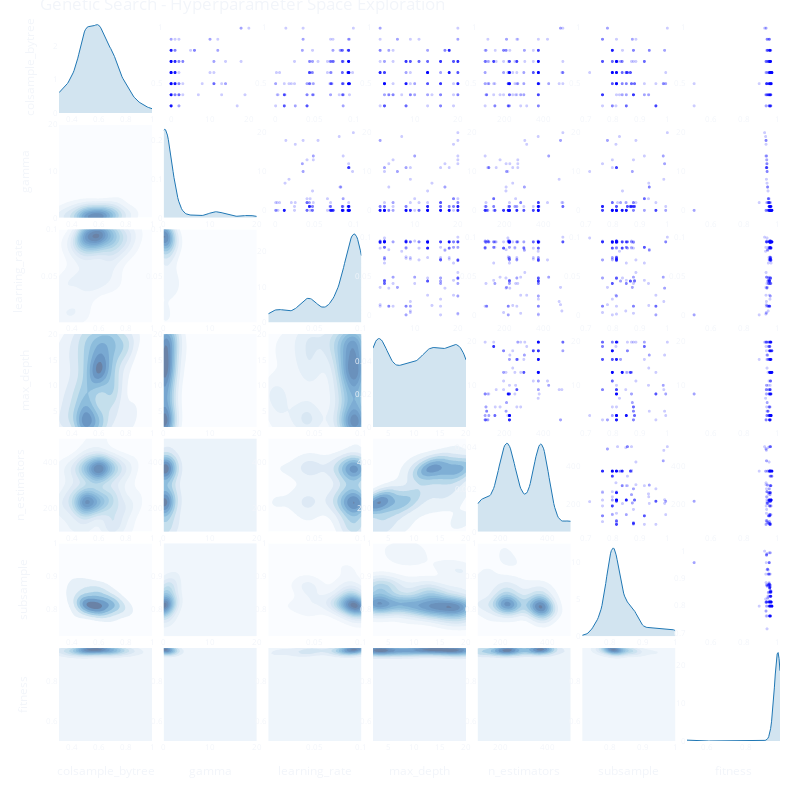

The notebook cell this image was saved under:
### Code cell
# Visualize search space exploration (interactive)
population_df_filtered = population_df[list(evolvable_hyperparams.keys()) + ['fitness']]
fig_space = plotly_search_space(population_df_filtered)
fig_space.update_layout(
    title="Genetic Search - Hyperparameter Space Exploration",
    height=800,
    width=800
)
fig_space.show()

# Save figure
fig_space.write_image('figures/search_space_plotly.png', scale=2)
